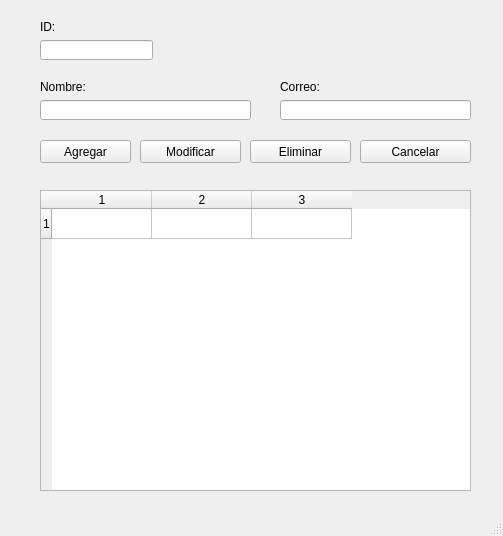
<?xml version="1.0" encoding="UTF-8"?>
<ui version="4.0">
 <class>MainWindow</class>
 <widget class="QMainWindow" name="MainWindow">
  <property name="geometry">
   <rect>
    <x>0</x>
    <y>0</y>
    <width>503</width>
    <height>536</height>
   </rect>
  </property>
  <property name="windowTitle">
   <string>Contactos</string>
  </property>
  <widget class="QWidget" name="centralwidget">
   <widget class="QPushButton" name="btnAgregar">
    <property name="geometry">
     <rect>
      <x>40</x>
      <y>140</y>
      <width>91</width>
      <height>23</height>
     </rect>
    </property>
    <property name="text">
     <string>Agregar</string>
    </property>
   </widget>
   <widget class="QPushButton" name="btnModificar">
    <property name="geometry">
     <rect>
      <x>140</x>
      <y>140</y>
      <width>101</width>
      <height>23</height>
     </rect>
    </property>
    <property name="text">
     <string>Modificar</string>
    </property>
   </widget>
   <widget class="QPushButton" name="btnEliminar">
    <property name="geometry">
     <rect>
      <x>250</x>
      <y>140</y>
      <width>101</width>
      <height>23</height>
     </rect>
    </property>
    <property name="text">
     <string>Eliminar</string>
    </property>
   </widget>
   <widget class="QPushButton" name="btnCancelar">
    <property name="geometry">
     <rect>
      <x>360</x>
      <y>140</y>
      <width>111</width>
      <height>23</height>
     </rect>
    </property>
    <property name="text">
     <string>Cancelar</string>
    </property>
   </widget>
   <widget class="QTableWidget" name="tblContactos">
    <property name="geometry">
     <rect>
      <x>40</x>
      <y>190</y>
      <width>431</width>
      <height>301</height>
     </rect>
    </property>
    <property name="rowCount">
     <number>1</number>
    </property>
    <property name="columnCount">
     <number>3</number>
    </property>
    <row/>
    <column/>
    <column/>
    <column/>
   </widget>
   <widget class="QLineEdit" name="txtNombre">
    <property name="geometry">
     <rect>
      <x>40</x>
      <y>100</y>
      <width>211</width>
      <height>20</height>
     </rect>
    </property>
   </widget>
   <widget class="QLineEdit" name="txtCorreo">
    <property name="geometry">
     <rect>
      <x>280</x>
      <y>100</y>
      <width>191</width>
      <height>20</height>
     </rect>
    </property>
   </widget>
   <widget class="QLineEdit" name="txtID">
    <property name="geometry">
     <rect>
      <x>40</x>
      <y>40</y>
      <width>113</width>
      <height>20</height>
     </rect>
    </property>
    <property name="readOnly">
     <bool>true</bool>
    </property>
   </widget>
   <widget class="QLabel" name="label">
    <property name="geometry">
     <rect>
      <x>40</x>
      <y>20</y>
      <width>47</width>
      <height>13</height>
     </rect>
    </property>
    <property name="text">
     <string>ID:</string>
    </property>
   </widget>
   <widget class="QLabel" name="label_2">
    <property name="geometry">
     <rect>
      <x>40</x>
      <y>80</y>
      <width>47</width>
      <height>13</height>
     </rect>
    </property>
    <property name="text">
     <string>Nombre:</string>
    </property>
   </widget>
   <widget class="QLabel" name="label_3">
    <property name="geometry">
     <rect>
      <x>280</x>
      <y>80</y>
      <width>47</width>
      <height>13</height>
     </rect>
    </property>
    <property name="text">
     <string>Correo:</string>
    </property>
   </widget>
  </widget>
  <widget class="QMenuBar" name="menubar">
   <property name="geometry">
    <rect>
     <x>0</x>
     <y>0</y>
     <width>503</width>
     <height>21</height>
    </rect>
   </property>
  </widget>
  <widget class="QStatusBar" name="statusbar"/>
 </widget>
 <resources/>
 <connections/>
</ui>
